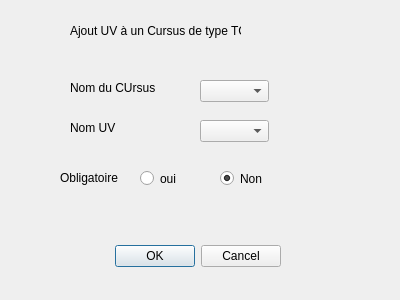
<?xml version="1.0" encoding="UTF-8"?>
<ui version="4.0">
 <class>dialogAjouterUVTC</class>
 <widget class="QDialog" name="dialogAjouterUVTC">
  <property name="geometry">
   <rect>
    <x>0</x>
    <y>0</y>
    <width>400</width>
    <height>300</height>
   </rect>
  </property>
  <property name="windowTitle">
   <string>Dialog</string>
  </property>
  <widget class="QDialogButtonBox" name="buttonBox">
   <property name="geometry">
    <rect>
     <x>100</x>
     <y>240</y>
     <width>181</width>
     <height>32</height>
    </rect>
   </property>
   <property name="orientation">
    <enum>Qt::Horizontal</enum>
   </property>
   <property name="standardButtons">
    <set>QDialogButtonBox::Cancel|QDialogButtonBox::Ok</set>
   </property>
  </widget>
  <widget class="QLabel" name="label">
   <property name="geometry">
    <rect>
     <x>70</x>
     <y>20</y>
     <width>171</width>
     <height>21</height>
    </rect>
   </property>
   <property name="text">
    <string>Ajout UV à un Cursus de type TC</string>
   </property>
  </widget>
  <widget class="QComboBox" name="cursusNomTC">
   <property name="geometry">
    <rect>
     <x>200</x>
     <y>80</y>
     <width>69</width>
     <height>22</height>
    </rect>
   </property>
  </widget>
  <widget class="QLabel" name="label_2">
   <property name="geometry">
    <rect>
     <x>70</x>
     <y>80</y>
     <width>91</width>
     <height>16</height>
    </rect>
   </property>
   <property name="text">
    <string>Nom du CUrsus</string>
   </property>
  </widget>
  <widget class="QLabel" name="label_3">
   <property name="geometry">
    <rect>
     <x>70</x>
     <y>120</y>
     <width>91</width>
     <height>16</height>
    </rect>
   </property>
   <property name="text">
    <string>Nom UV</string>
   </property>
  </widget>
  <widget class="QComboBox" name="uvNomTC">
   <property name="geometry">
    <rect>
     <x>200</x>
     <y>120</y>
     <width>69</width>
     <height>22</height>
    </rect>
   </property>
  </widget>
  <widget class="QLabel" name="label_4">
   <property name="geometry">
    <rect>
     <x>60</x>
     <y>170</y>
     <width>81</width>
     <height>16</height>
    </rect>
   </property>
   <property name="text">
    <string>Obligatoire</string>
   </property>
  </widget>
  <widget class="QRadioButton" name="radioButton">
   <property name="geometry">
    <rect>
     <x>140</x>
     <y>170</y>
     <width>82</width>
     <height>17</height>
    </rect>
   </property>
   <property name="text">
    <string>oui</string>
   </property>
  </widget>
  <widget class="QRadioButton" name="radioButton_2">
   <property name="geometry">
    <rect>
     <x>220</x>
     <y>170</y>
     <width>82</width>
     <height>17</height>
    </rect>
   </property>
   <property name="text">
    <string>Non</string>
   </property>
   <property name="checked">
    <bool>true</bool>
   </property>
  </widget>
 </widget>
 <resources/>
 <connections>
  <connection>
   <sender>buttonBox</sender>
   <signal>accepted()</signal>
   <receiver>dialogAjouterUVTC</receiver>
   <slot>accept()</slot>
   <hints>
    <hint type="sourcelabel">
     <x>248</x>
     <y>254</y>
    </hint>
    <hint type="destinationlabel">
     <x>157</x>
     <y>274</y>
    </hint>
   </hints>
  </connection>
  <connection>
   <sender>buttonBox</sender>
   <signal>rejected()</signal>
   <receiver>dialogAjouterUVTC</receiver>
   <slot>reject()</slot>
   <hints>
    <hint type="sourcelabel">
     <x>316</x>
     <y>260</y>
    </hint>
    <hint type="destinationlabel">
     <x>286</x>
     <y>274</y>
    </hint>
   </hints>
  </connection>
 </connections>
</ui>
